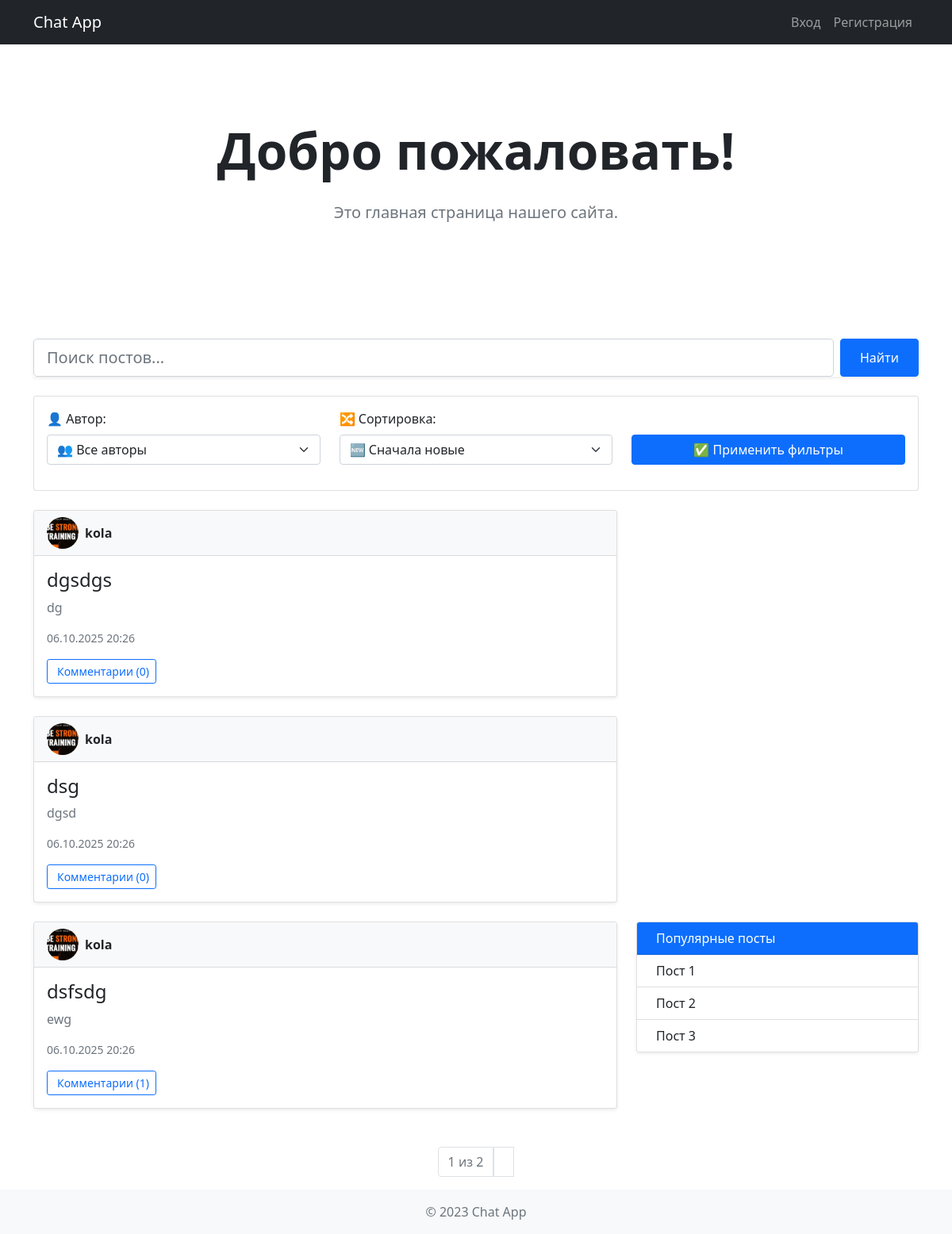
The page /posts on the database its author committed.
### app/models/user.py (models this page shows, shortened)
class User(db.Model, UserMixin):
    id = db.Column(db.Integer, primary_key=True)
    username = db.Column(db.String(80), unique=True, nullable=False)
    email = db.Column(db.String(120), unique=True, nullable=False)
    password = db.Column(db.String(200), nullable=False)
    role = db.Column(db.String(50), default='user')
    is_active = db.Column(db.Boolean, default=True)
    avatar = db.Column(db.String(200), nullable=True)

### app/models/posts.py (models this page shows, shortened)
class Post(db.Model):
    id = db.Column(db.Integer, primary_key=True)
    title = db.Column(db.String(150), nullable=False)
    content = db.Column(db.Text, nullable=False)
    user_id = db.Column(db.Integer, db.ForeignKey('user.id'), nullable=False)
    author = db.relationship('User', backref=db.backref('posts', lazy=True))
    created_at = db.Column(db.DateTime, default=datetime.utcnow())

### app/routes/main.py (the view)
@main.route('/posts', methods=['GET', 'POST'])
def index():
    filter_form = FilterForm()
    filter_form.author.choices = [(0, '👥 Все авторы')] + [
        (user.id, user.username) for user in User.query.all()
    ]
    author_id = request.args.get('author', type=int)  # ⬅️ было 'author_id'
    sort_by = request.args.get('sort_by', 'newest')
    page_post = request.args.get('page_post', 1, type=int)
    search_query = request.args.get('q', '')
    form = CommentForm()
    search_form = SearchForm()
    posts_query = Post.query
    if author_id and author_id != 0:  # ⬅️ проверяем что не "Все авторы"
        posts_query = posts_query.filter_by(author_id=author_id)
    if sort_by == 'newest':
        posts_query = posts_query.order_by(Post.id.desc())
    elif sort_by == 'oldest':
        posts_query = posts_query.order_by(Post.id.asc())
    elif sort_by == 'popular':
        posts_query = posts_query.outerjoin(Coment).group_by(Post.id).order_by(db.func.count(Coment.id).desc())
    if search_query:
        posts_query = posts_query.filter(
            Post.title.ilike(f'%{search_query}%') |
            Post.content.ilike(f'%{search_query}%')
        )
    posts_pagination = posts_query.paginate(
        page=page_post,
        per_page=3,
        error_out=False
    )
    posts_with_comments = []
    for post in posts_pagination.items:
        comment_page = request.args.get(f'page_{post.id}', 1, type=int)
        comments_pagination = Coment.query.filter_by(post_id=post.id)\
                                        .order_by(Coment.id.desc())\
                                        .paginate(
                                            page=comment_page,
                                            per_page=5,
                                            error_out=False
                                        )
        posts_with_comments.append({
            'post': post,
            'comments_pagination': comments_pagination
        })
    return render_template('base/main.html',
                         posts_with_comments=posts_with_comments,
                         posts_pagination=posts_pagination,
                         form=form,
                         search_form=search_form,
                         search_query=search_query,
                         current_author=author_id,  # ⬅️ ИСПРАВЛЕНО: было current_autor
                         current_sort=sort_by,
                         filter_form=filter_form)

### app/forms.py
class FilterForm(FlaskForm):
    author = SelectField('Автор', choices=[])
    sort_by = SelectField('Сортировка', choices=[
        ('newest', 'Сначала новые'),
        ('oldest', 'Сначала старые'),
        ('popular', 'Самые популярные')
    ])

class CommentForm(FlaskForm):
    content = TextAreaField('Content', validators=[DataRequired()])
    submit = SubmitField('Comment')

### app/templates/base/main.html (shortened to what this page needs)
{% extends "base/base.html" %}
{% block content %}
<div class="container py-4">
    <div class="row mb-5">
        <div class="col-12">
            <div class="welcome-section text-center py-5">
                <h1 class="display-3 fw-bold mb-4">Добро пожаловать!</h1>
                <p class="lead mb-4 text-muted">Это главная страница нашего сайта.</p>
                </div>
            </div>
        </div>
    </div>
    <div class="row mb-4">
        <div class="col-12">
            <form method="GET" action="{{ url_for('main.index') }}" class="d-flex shadow-sm">
                <input type="text" name="q" class="form-control form-control-lg me-2"
                    placeholder="Поиск постов..." value="{{ search_query }}">
                <button type="submit" class="btn btn-primary px-4">Найти</button>
            </form>
        </div>
    </div>
    <div class="row mb-4">
        <div class="col-12">
            <div class="card">
                <div class="card-body">
                    <form method="GET" action="{{ url_for('main.index') }}">
                        <div class="row">
                        <div class="col-md-4 mb-3">
                            <label class="form-label">👤 Автор:</label>
                            <select name="author" class="form-select">
                                {% for author_id, username in filter_form.author.choices %}
                                    <option value="{{ author_id }}"
                                            {% if author_id == current_author %}selected{% endif %}>
                                        {{ username }}
                                    </option>
                                {% endfor %}
                            </select>
                        </div>
                            <div class="col-md-4 mb-3">
                                <label class="form-label">🔀 Сортировка:</label>
                                <select name="sort_by" class="form-select">
                                    <option value="newest" {% if current_sort == 'newest' %}selected{% endif %}>
                                        🆕 Сначала новые
                                    </option>
                                </select>
                            </div>
                            <div class="col-md-4 mb-3 d-flex align-items-end">
                                <button type="submit" class="btn btn-primary w-100">
                                    ✅ Применить фильтры
                                </button>
                            </div>
                        </div>
                    </form>
                </div>
            </div>
        </div>
    </div>
    <div class="row">
        {% for item in posts_with_comments %}
            {% set post = item.post %}
            {% set pagination = item.comments_pagination %}
            <div class="col-md-8 mb-4">
                <article class="card shadow-sm hover-shadow">
                    <div class="card-header bg-light">
                        <div class="d-flex align-items-center">
                            <img src="{{ url_for('static', filename='profile_pics/' ~ post.author.avatar) }}"
                                 class="rounded-circle me-2" style="width: 40px; height: 40px; object-fit: cover;">
                            <span class="fw-bold">{{ post.author.username }}</span>
                        </div>
                    </div>
                    <div class="card-body">
                        <h2 class="card-title h4">{{ post.title }}</h2>
                        <p class="card-text text-muted">{{ post.content }}</p>
                        <div class="d-flex justify-content-between align-items-center">
                            <small class="text-muted">{{ post.created_at.strftime('%d.%m.%Y %H:%M') }}</small>
                        </div>
                        <div class="mt-3">
                            <button type="button" class="btn btn-outline-primary btn-sm"
                                    data-bs-toggle="collapse"
                                    data-bs-target="#commentSection-{{ post.id }}">
                                Комментарии ({{ pagination.total }})
                            </button>
                        </div>
                    </div>
                </article>
            </div>
        {% endfor %}
        <div class="col-md-4">
            <div class="card shadow-sm">
                <div class="card-header bg-primary text-white">
                    Популярные посты
                </div>
                <ul class="list-group list-group-flush">
                    <li class="list-group-item">Пост 1</li>
                    <li class="list-group-item">Пост 2</li>
                    <li class="list-group-item">Пост 3</li>
                </ul>
            </div>
        </div>
    </div>
    <nav class="mt-4">
        <ul class="pagination justify-content-center">
            <li class="page-item disabled">
                <span class="page-link">{{ posts_pagination.page }} из {{ posts_pagination.pages }}</span>
            </li>
            {% if posts_pagination.has_next %}
                    <a class="page-link" href="?page_post={{ posts_pagination.next_num }}{% if search_query %}&q={{ search_query }}{% endif %}">
                    </a>
            {% endif %}
        </ul>
    </nav>
</div>
{% endblock %}

### app/templates/base/base.html (shortened to what this page needs)
<!DOCTYPE html>
<html lang="ru">
<head>
    <link href="https://cdn.jsdelivr.net/npm/bootstrap@5.1.3/dist/css/bootstrap.min.css" rel="stylesheet">
</head>
<body>
    <nav class="navbar navbar-expand-lg navbar-dark bg-dark">
        <div class="container">
            <a class="navbar-brand" href="/">Chat App</a>
            <div class="collapse navbar-collapse" id="navbarNav">
                <ul class="navbar-nav ms-auto">
                    {% if current_user.is_authenticated %}
                        <li class="nav-item">
                            <a class="nav-link" href="{{ url_for('post.add_posts') }}">Чат</a>
                        </li>
                        <li class="nav-item">
                            <a class="nav-link" href="{{ url_for('login.logout')}}">Выход</a>
                        </li>
                    {% else %}
                        <li class="nav-item">
                            <a class="nav-link" href="{{ url_for('login.login_view') }}">Вход</a>
                        </li>
                        <li class="nav-item">
                            <a class="nav-link" href="{{ url_for('reg.register') }}">Регистрация</a>
                        </li>
                    {% endif %}
                </ul>
            </div>
        </div>
    </nav>
    <div class="container mt-4">
        {% block content %}
        {% endblock %}
    <footer class="footer mt-auto py-3 bg-light">
        <div class="container text-center">
            <span class="text-muted">© 2023 Chat App</span>
        </div>
    </footer>
</body>
</html>

### rows shown on the page
User: avatar (picture), author.username "kola" "kola" "kola"
Post: title "dgsdgs", content "dg", created_at "06.10.2025 20:26"
Post: title "dsg", content "dgsd", created_at "06.10.2025 20:26"
Post: title "dsfsdg", content "ewg", created_at "06.10.2025 20:26"

### other values the page prints
{{ pagination.total }} "0" "0" "1"
{{ posts_pagination.page }} "1"
{{ posts_pagination.pages }} "2"
